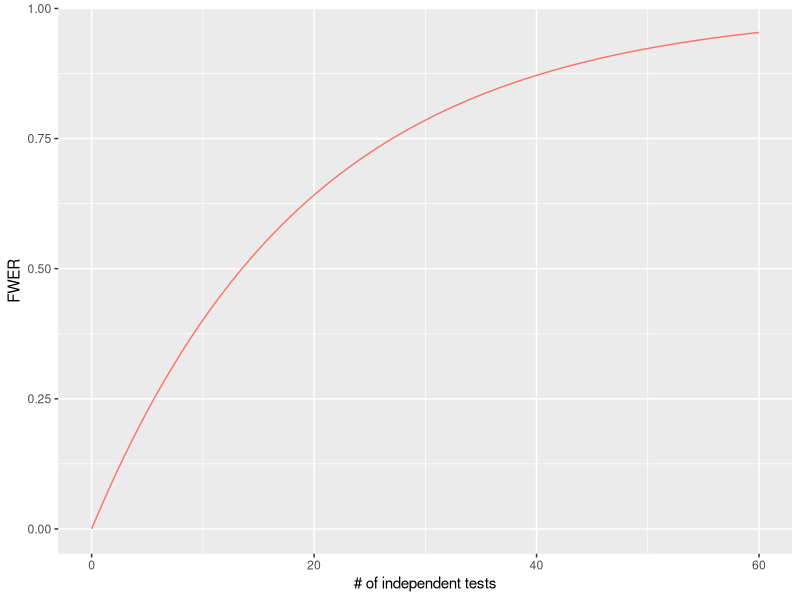
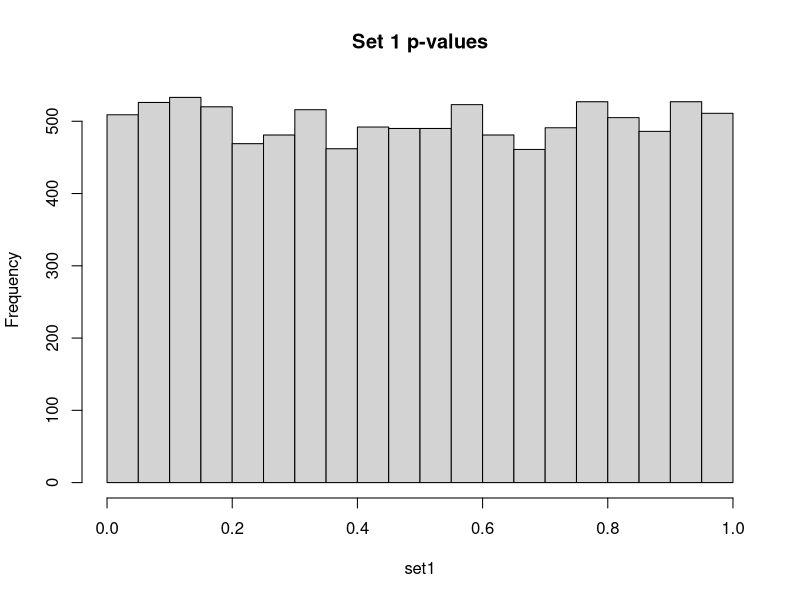
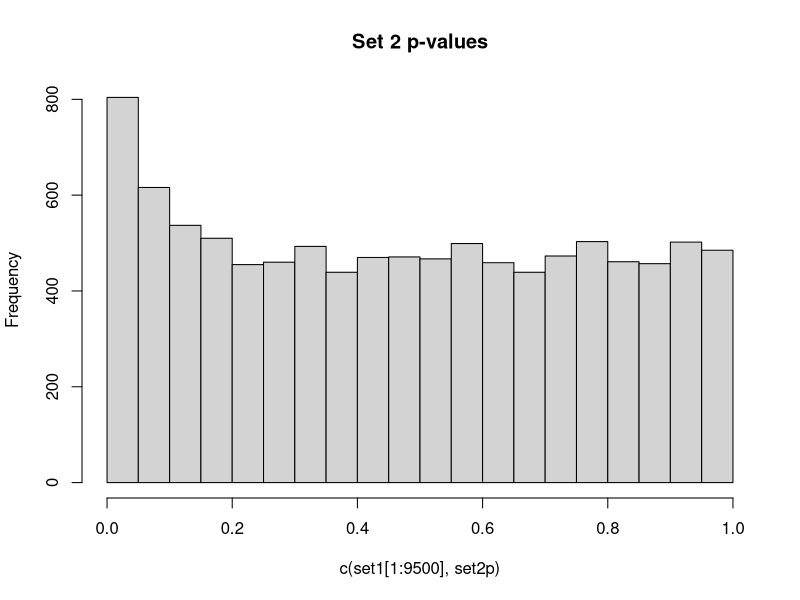
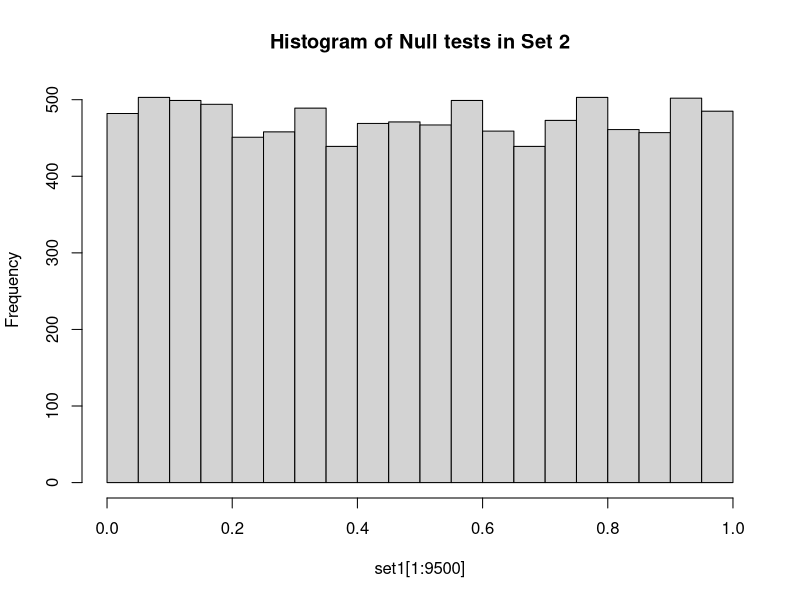
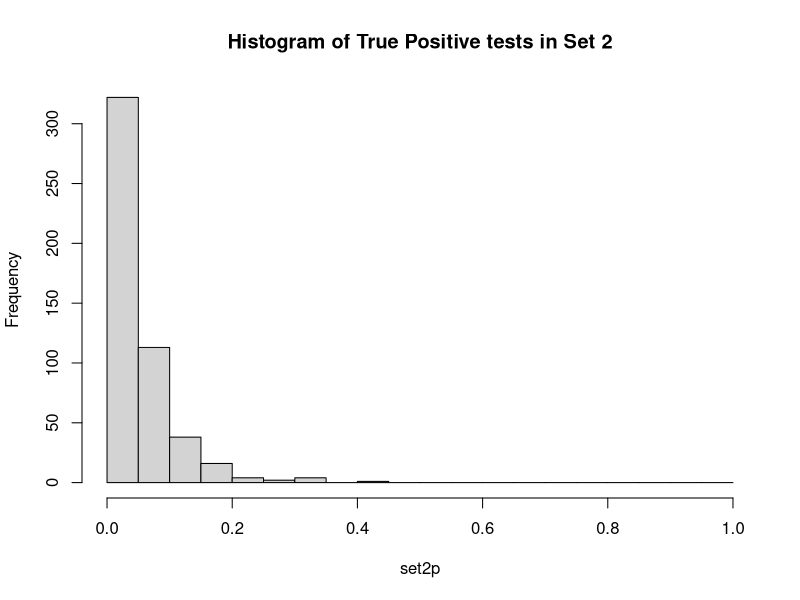
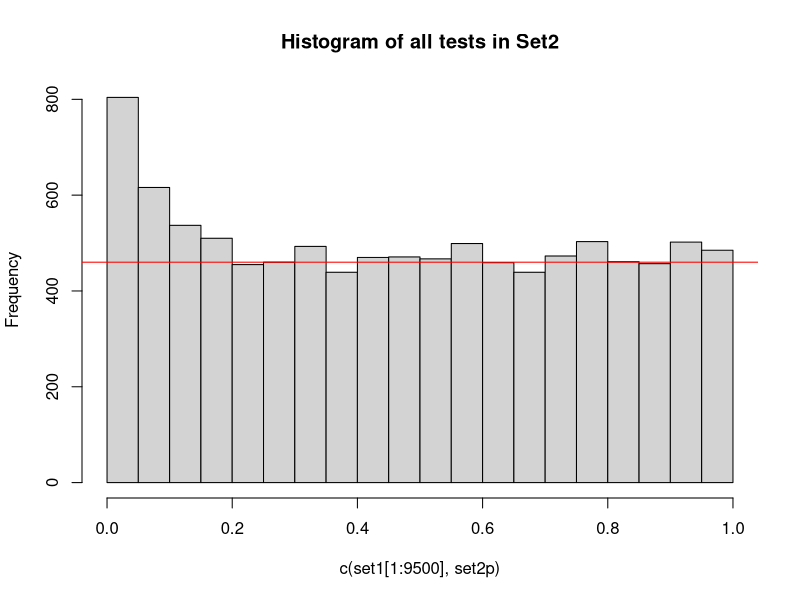
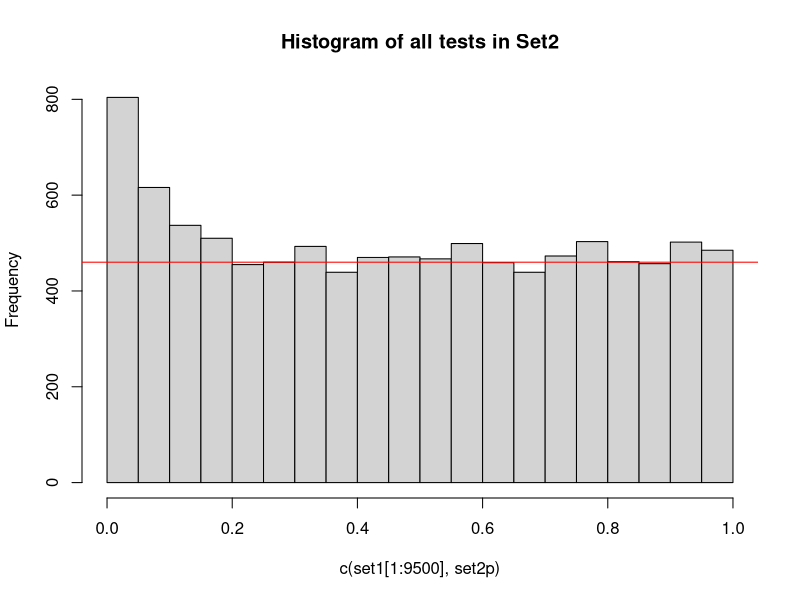

R code for these plots, in order:
## ---- chunk 1
library(cowplot)
library(ggplot2)
ggplot(data.frame(x=c(0,60)), aes(x)) +
  stat_function(fun=function(x)1-(1-0.05)^x, geom="line", aes(colour="square")) + xlab("# of independent tests") + ylab("FWER") + theme(legend.position = "none")
## ---- chunk 2
adjusted_pvals <- p.adjust(c(0.05,0.0000001, 0.8), method = "bonferroni") 
print(adjusted_pvals)
## ---- chunk 3
set1 <- runif(10000)
set2p <- rexp(500, rate = 2)/10

hist(set1, breaks = seq(from = 0, to = 1, by = 0.05), main = "Set 1 p-values")
hist(c(set1[1:9500], set2p), breaks = seq(from = 0, to = 1, by = 0.05), main = "Set 2 p-values")
## ---- chunk 4
hist(set1[1:9500], breaks = seq(from = 0, to = 1, by = 0.05), main = "Histogram of Null tests in Set 2")
hist(set2p, breaks = seq(from = 0, to = 1, by = 0.05), main = "Histogram of True Positive tests in Set 2")

hist(c(set1[1:9500], set2p), breaks = seq(from = 0, to = 1, by = 0.05), main = "Histogram of all tests in Set2")
abline(h = 460, col = "red")
## ---- chunk 5
hist(c(set1[1:9500], set2p), breaks = seq(from = 0, to = 1, by = 0.05), main = "Histogram of all tests in Set2")
abline(h = 460, col = "red")
## ---- chunk 6
set.seed(1234)
set3 <- c(runif(10000), rexp(500, rate = 2)/10)
